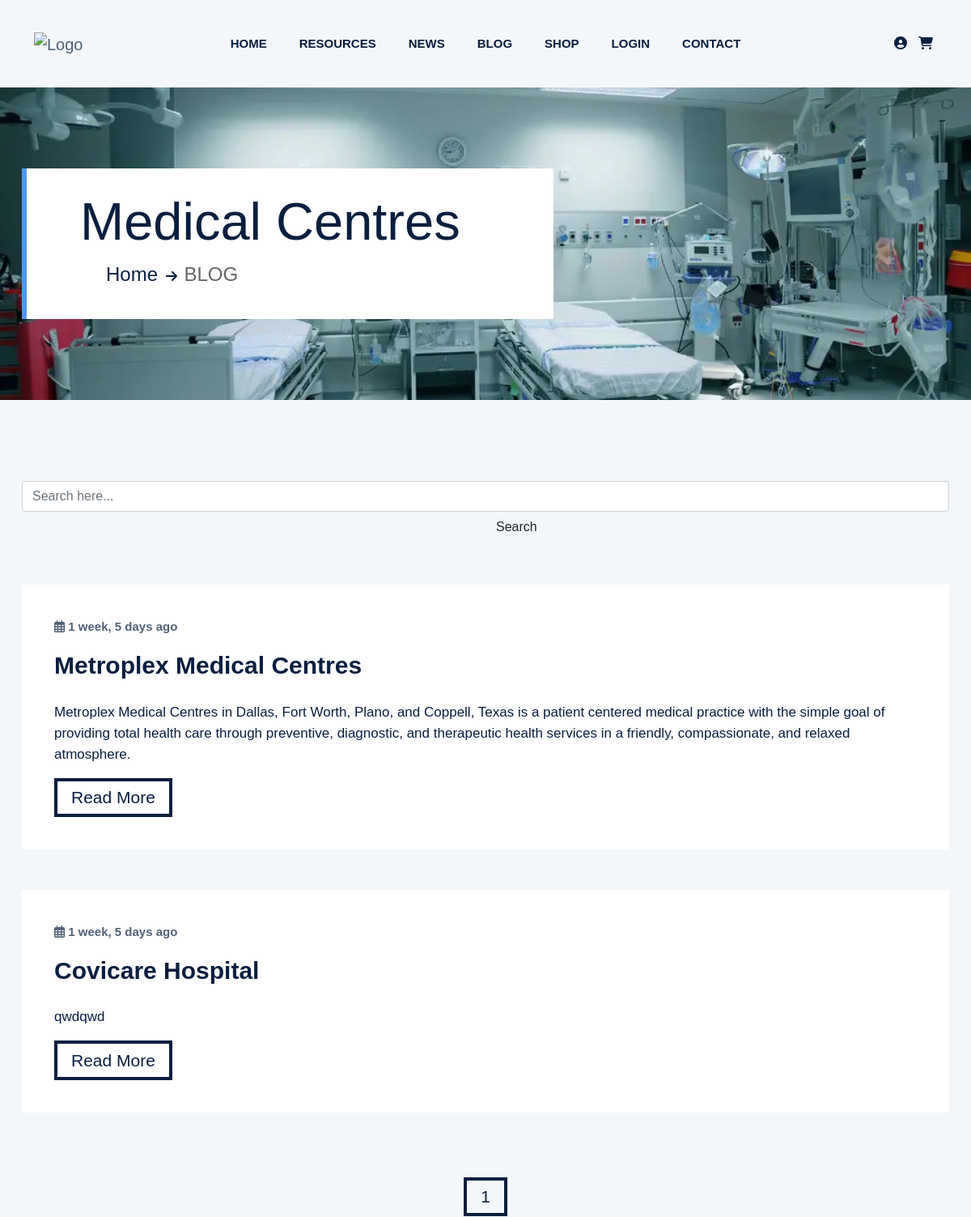
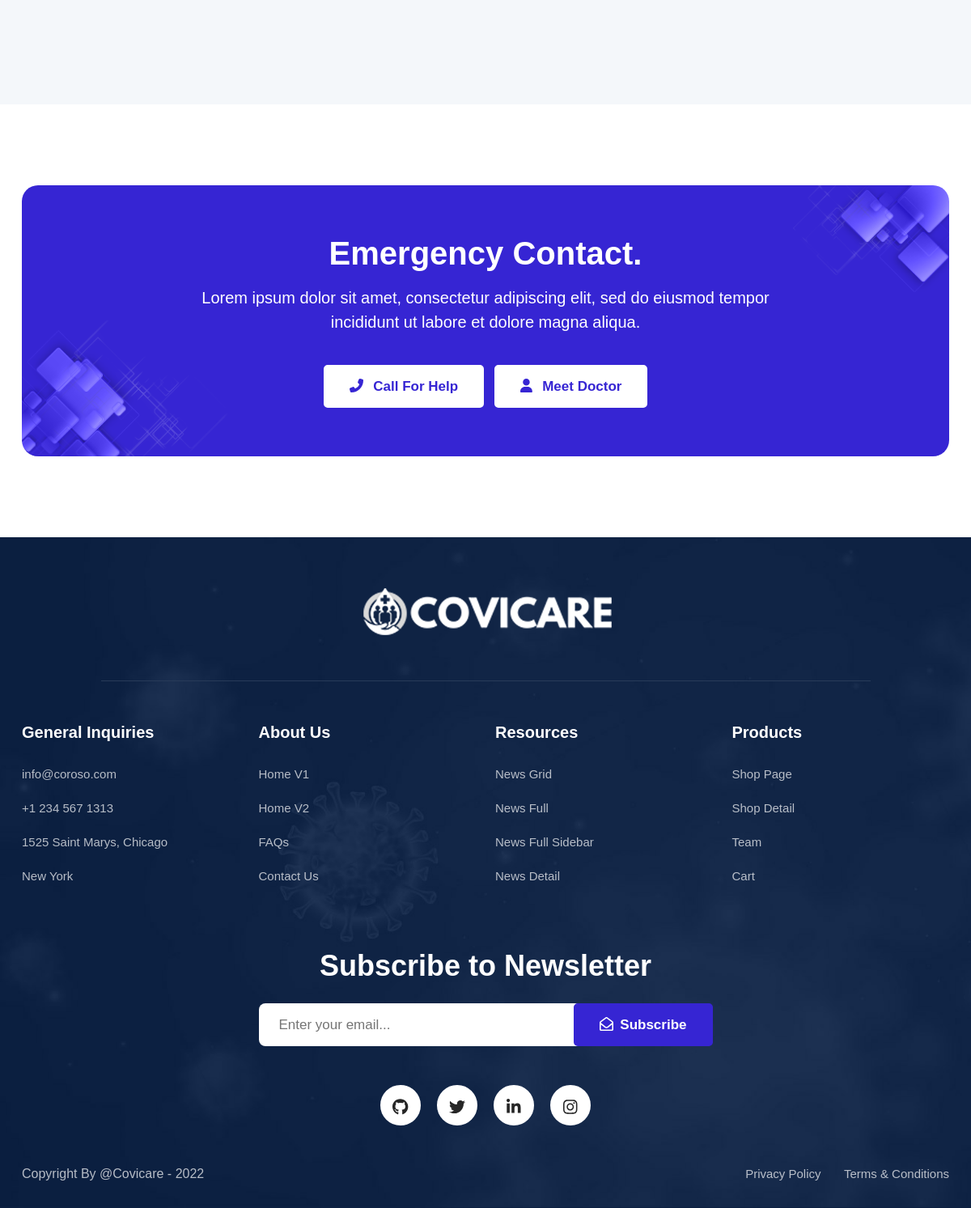
Screenshot of /centre/ with the database file from the repository (2 pictures, top to bottom).
### resources/models.py (models this page shows, shortened)
class Hospital (models.Model):
    user = models.ForeignKey(User, on_delete=models.CASCADE, null=True )
    name = models.CharField(max_length=200)
    address = models.TextField()
    desc = models.TextField()
    img = models.ImageField(upload_to='centre_imgs', null=True, blank=True)
    phone = models.DecimalField(max_digits=12, decimal_places=0)
    created_date = models.DateTimeField(auto_now_add=True)
    updated_date = models.DateTimeField(auto_now=True)
    totalPatients = models.DecimalField(max_digits=5, decimal_places=0)
    totalBeds = models.DecimalField(max_digits=5, decimal_places=0)
    availableBeds = models.DecimalField(max_digits=5, decimal_places=0)
    totalVentillators = models.DecimalField(max_digits=5, decimal_places=0)
    availableVentillators = models.DecimalField(max_digits=5, decimal_places=0)
    totalInfusionPump = models.DecimalField(max_digits=5, decimal_places=0)
    availableInfusionPump = models.DecimalField(max_digits=5, decimal_places=0)
    totalO2Delivery = models.DecimalField(max_digits=5, decimal_places=0)
    availableO2Delivery = models.DecimalField(max_digits=5, decimal_places=0)
    O2cylinder = models.DecimalField(max_digits=5, decimal_places=0)
    slug = AutoSlugField(populate_from= 'name',   unique=True, null=True, default=None)

### resources/views.py (the view)
# urls.py: path('centre/', views.hospital, name = 'centres'),
def hospital(request):
    latest_centres = Hospital.objects.order_by('-created_date')[:3]
    centre = Hospital.objects.order_by('-created_date')
    paginator = Paginator(centre, 5)
    page_number = request.GET.get('page')
    finaldata = paginator.get_page(page_number)
    totalpages = finaldata.paginator.num_pages
    context = {
        'centre':finaldata,
        'lastpage' : totalpages,
        'totalpagelist' : [n+1 for n in range(totalpages)],
        'latest': latest_centres,
        }
    return render(request, 'resources/resources.html', context)

### resources/templates/resources/resources.html (shortened to what this page needs)
{% extends 'base.html' %}
{% load static %}
    {% block body %}
        {% block wrapper %}
            <div class="overflow-hidden grey-body-bg">
        {% endblock %}
        {% block header %}
        {% include 'includes/header.html' %}
        {% endblock %}
         <div class="breadcrumb-area pt-125 pb-125" style="background-image:url(/static/images/hospital.webp)">
            <div class="container">
                <div class="row">
                    <div class="col-xl-12">
                        <div class="breadcrumb-wrapper">
                            <div class="breadcrumb-text">
                                <h2>Medical Centres</h2>
                            </div>
                            <ul class="breadcrumb-menu">
                                <li><a href="{% url 'home' %}">home</a><i class="fas fa-arrow-right"></i></li>
                                <li><span>BLOG</span></li>
                            </ul>
                        </div>
                    </div>
                </div>
            </div>
        </div>
        <section class="pad-100 mx-2">
            <div class="container">
                <div class="row">
                    <div class="col-lg-12">
                        <div class="primary-content-area text-center">
                            <section class="widget widget-search">
                                <form class="position-relative" action="{% url 'search' %}">
                                    <input class="form-control" type="text" name="q" placeholder="Search here..." aria-label="Search" >
                                    <button class="btn ms-search-btn position-absolute" type="submit">Search</button>
                                </form>
                            </section>
                            <div class="ms-spacer-30"></div>
                            <div class="ms-spacer-30"></div>
                            <div class="ms-spacer-30"></div>
                            {% for item in centre %}
                            <article>
                                <div class="ms-content-area bg-white">
                                    <span class="ms-title-15 me-4"><i class="far fa-calendar-alt"></i><a href="#."> {{ item.created_date | timesince }} ago</a></span>
                                    <h4 class="fw-bold mt-3 mb-4 ms-news-title"><a href="centre-details/{{ item.slug }}">{{ item.name }}</a></h4>
                                    <p>{{ item.desc | striptags | truncatewords:50 }}</p>
                                    <a href="centre-details/{{ item.slug }}"><button>Read More<span></span></button></a>
                                </div>
                            </article>
                            {% endfor %}
                            <div class="ms-spacer-30"></div>
                            <a href="/blog/?page={{centre.number}}"><button>{{centre.number}}<span></span></button></a>
                            <div class="ms-spacer-30"></div>
                        </div>
                    </div>
                </div>
            </div>
        </section>
        <section id="ms-emergency-sec" class="bg-white pad-100">
            <div class="container">
                <div class="row">
                    <div class="col-md-12 text-center">
                        <div class="bg-img text-white">
                            <h2 class="fw-bold mb-3">Emergency Contact.</h2>
                            <h5>Lorem ipsum dolor sit amet, consectetur adipiscing elit, sed do eiusmod tempor incididunt ut labore et dolore magna aliqua.</h5>
                            <div class="ms-spacer-30"></div>
                            <a href="contact.html" class="btn ms-secondary-btn me-md-2 mb-3 mb-md-auto"><i class="fas fa-phone-alt me-2"></i> Call For Help</a>
                            <a href="team.html" class="btn ms-secondary-btn mb-3 mb-md-auto"><i class="fas fa-user me-2"></i> Meet Doctor</a>
                        </div>
                    </div>
                </div>
            </div>
        </section>
    {% endblock %}

### static/css/style.css (style rules this page uses)
body { font-family: 'Circe', sans-serif; color: #091e3f; }
.overflow-hidden { overflow:hidden; }
.btn, button, a:focus, .btn:hover, .btn:focus, button:hover, button:focus { text-decoration: none; outline: none; box-shadow: none; }
a { color: rgba(9, 30, 63, 0.7); transition: 0.3s all linear; text-decoration: none; }
h2 { font-size: 46px; }
h4, h5 { line-height: 1.5; }
p { font-size: 17px; line-height: 26px; }
.ms-title-15 { font-size: 15px; color: rgba(9, 30, 63, 0.7); font-weight: bold; }
.ms-spacer-30, .ms-spacer-40, .ms-spacer-60, .ms-spacer-70, .ms-spacer-80, .ms-spacer-90, .ms-spacer-100 { display: block; clear: both; overflow: hidden; }
.ms-spacer-30 { height: 30px; }
.ms-primary-btn, .ms-secondary-btn { font-size: 17px; font-weight: bold; transition: all 0.3s linear; -webkit-transition: all 0.3s linear; padding:12px 30px; border-radius: 5px; }
.ms-secondary-btn { color: #3625d3; border:2px solid #fff; background: #fff; }
@media (min-width: 992px) { .container { max-width: 980px; } }
@media (min-width: 1200px) { .container { max-width: 1170px; } }
.grey-body-bg { background: #f4f7fa; }
.pad-100 { padding: 100px 0; }
#ms-emergency-sec { padding-bottom: 100px; }
#ms-emergency-sec .bg-img { background: url('../images/emergency-bg.png') center no-repeat; background-size: cover; padding: 60px 200px; border-radius: 20px; }
input, textarea, select { font-size:17px; padding:10px 5px 10px 5px; display:block; width: 100%; border:none; border-bottom:1px solid #bebfc1; color: #091e3f; }
article .ms-content-area { padding: 40px; }
article { transition: 0.3s all linear; margin-bottom: 50px; text-align: left; }
article .ms-news-title a { color:#091e3f; }
article .ms-news-title { font-size: 30px; line-height: 1.35em;; }
.breadcrumb-area { background-size: cover; background-position: center center; }
.breadcrumb-wrapper { background: #ffffff; display: inline-block; padding: 27px 115px 21px 72px; position: relative; }
.breadcrumb-wrapper::before { position: absolute; content: ""; background: #4e97fd; height: 100%; width: 6px; left: 0; top: 0; }
.breadcrumb-text h2 { font-size: 75px; font-weight: 500; text-transform: capitalize; }
@media only screen and (min-width: 992px) and (max-width: 1200px) { .breadcrumb-text h2 { font-size: 65px; } }
.breadcrumb-menu li { display: inline-block; position: relative; padding-right: 0 px; }
.breadcrumb-menu li::before { content: ""; display: inline-block; padding-bottom: 0; position: absolute; top: 4px; left: -26px; font-family: "Font Awesome 5 Pro"; color: #666666; font-size: 18px; }
.breadcrumb-menu li:first-child::before { display: none; }
.breadcrumb-menu li a { color: #091e3f; font-size: 24px; text-transform: capitalize; transition: all 0.3s ease 0s; font-weight: 500; padding-right: 10px; }
.breadcrumb-menu li span { color: #666666; font-size: 24px; text-transform: capitalize; font-weight: 500; padding-right: 89px; padding-left: 4px; }
.pb-125 { padding-bottom: 100px; }
.pt-125 { padding-top: 100px; }

### static/css/responsive.css (style rules this page uses)
@media (max-width:1200px) { h2 { font-size: 40px; } }

### resources/templates/resources/resources.html (style rules this page uses)
button { border: none; display: inline-block; position: relative; padding: 0.4em 1em; font-size: 21px; background: transparent; cursor: pointer; user-select: none; overflow: hidden; color: #091e3f; z-index: 1; font-family: inherit; font-weight: 500; }
button span { position: absolute; left: 0; top: 0; width: 100%; height: 100%; background: transparent; z-index: -1; border: 4px solid #091e3f; }
button span::before { content: ""; display: inline-block; position: absolute; width: 8%; height: 500%; background: var(--lightgray); top: 50%; left: 50%; transform: translate(-50%, -50%) rotate(-60deg); transition: all 0.3s; }

### rows the page displays
Hospital: created_date "1 week, 5 days", name "Metroplex Medical Centres", desc "Metroplex Medical Centres in Dallas, Fort Worth, Plano, and Coppell, Texas is a patient centered medical practice with the simple goal of providing total health care through preventive, diagnostic, and therapeutic health services in a friendly, compassionate, and relaxed atmosphere."
Hospital: created_date "1 week, 5 days", name "Covicare Hospital", desc "qwdqwd"

### other values shown
{{ centre.number }} "1"
